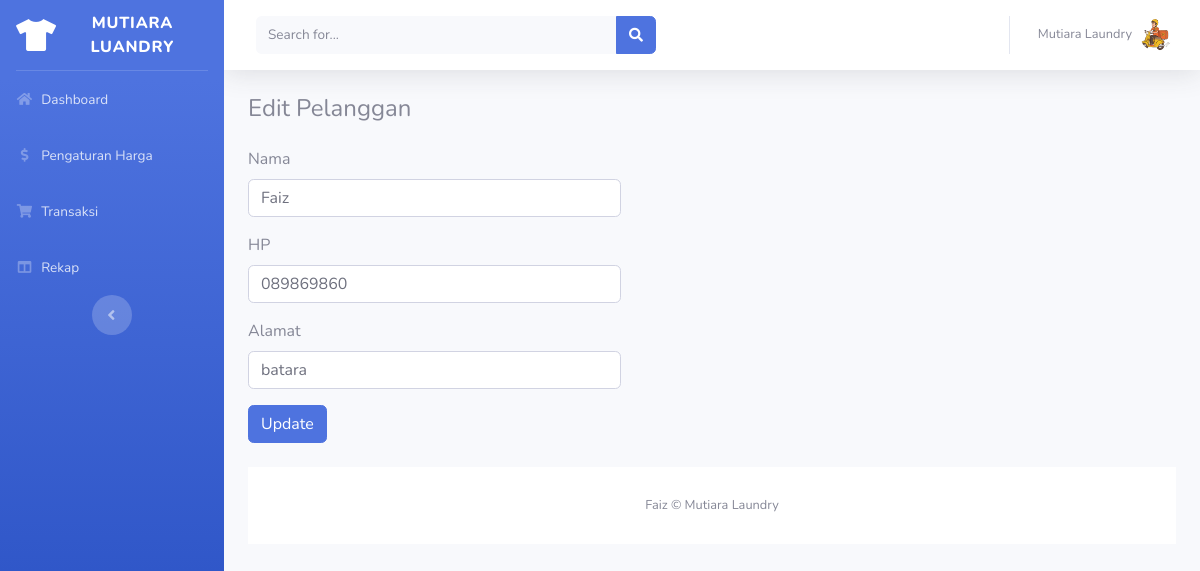
Page /dashboard/pelanggan_edit.php?id=30 (signed in) on the committed database.
### tables this page shows
CREATE TABLE `pelanggan` (
  `pelanggan_id` int(11) NOT NULL,
  `pelanggan_nama` varchar(255) NOT NULL,
  `pelanggan_hp` varchar(20) NOT NULL,
  `pelanggan_alamat` text NOT NULL
);

### dashboard/pelanggan_edit.php (the view, shortened to what this page needs)
<?php include 'header.php'; ?>
<div class="row mb-4">
    <div class="col-md-5 col-md-offset-3">
        <div class="panel">
            <div class="panel-heading mb-4">
                <h4>Edit Pelanggan</h4>
            </div>
            <div class="panel-body">
                <?php
                include '../koneksi.php';
                $id = $_GET['id'];
                $data = mysqli_query($koneksi,"select * from pelanggan where pelanggan_id='$id'");
                while($d=mysqli_fetch_array($data)){
                    ?>
                    <form method="post" action="pelanggan_update.php">
                        <div class="form-group">
                            <label>Nama</label>
                            <input type="text" class="form-control" name="nama" placeholder="Masukkan nama .." value="<?php echo $d['pelanggan_nama']; ?>">
                        </div>
                        <div class="form-group">
                            <label>HP</label>
                            <input type="number" class="form-control" name="hp" placeholder="Masukkan no.hp .." value="<?php echo $d['pelanggan_hp']; ?>">
                        </div>
                        <div class="form-group">
                            <label>Alamat</label>
                            <input type="text" class="form-control" name="alamat" placeholder="Masukkan alamat .." value="<?php echo $d['pelanggan_alamat']; ?>">
                        </div>
                        <input type="submit" class="btn btn-primary" value="Update">
                    </form>
                    <?php
                }
                ?>
            </div>
        </div>
    </div>
</div>
<?php include 'footer.php'; ?>

### rows in the picture
pelanggan: nama "Faiz", hp "089869860", alamat "batara"
